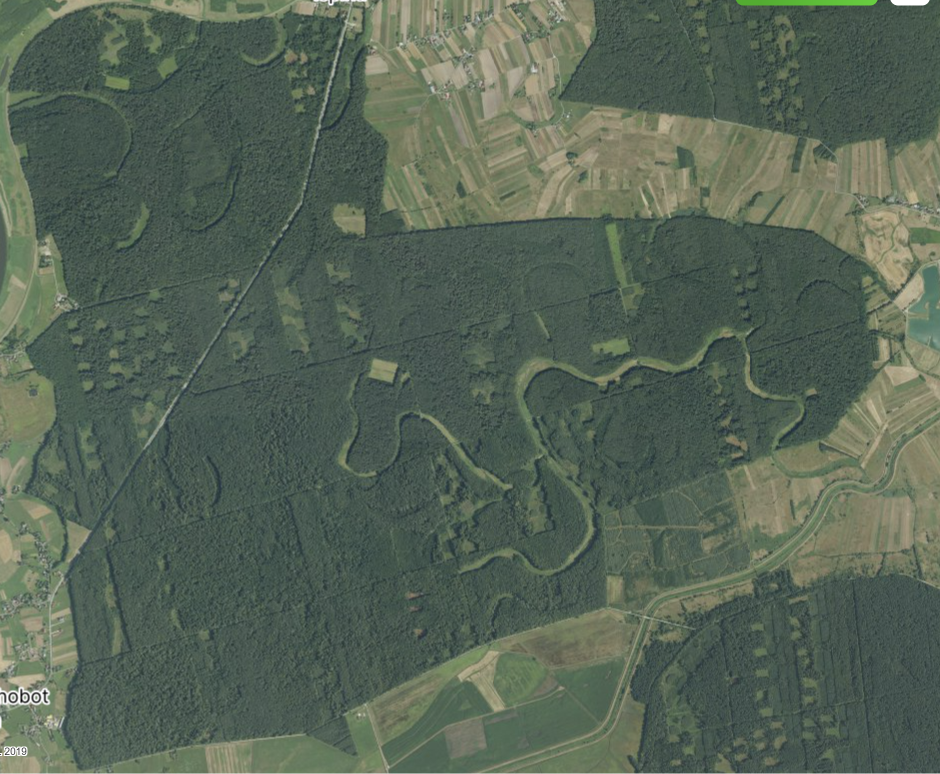
#> input picture map.png, 1880 x 1548 px (shown at 1/2 size)
$ python woodconvertion.py
#> lines starting #> are read from the running program, lines starting #| are printed output that depends on the picture
import numpy as np
from PIL import Image, ImageEnhance

def get_tree_density_grid(image_path, cols, rows, contrast_level=4.0):
#> called with image_path = 'map.png', cols = 475, rows = 400, contrast_level = 4
    img = Image.open(image_path)
#> img is the input picture: PIL image 1880x1548 RGBA; mean R, G, B, A 86.9, 100.6, 86.2, 255

    # NEW: Apply contrast enhancement
    # 1.0 is the original image. Values > 1.0 increase contrast.
    # 3.0 heavily separates the dark trees from the light fields.
    enhancer = ImageEnhance.Contrast(img)
    img = enhancer.enhance(contrast_level)
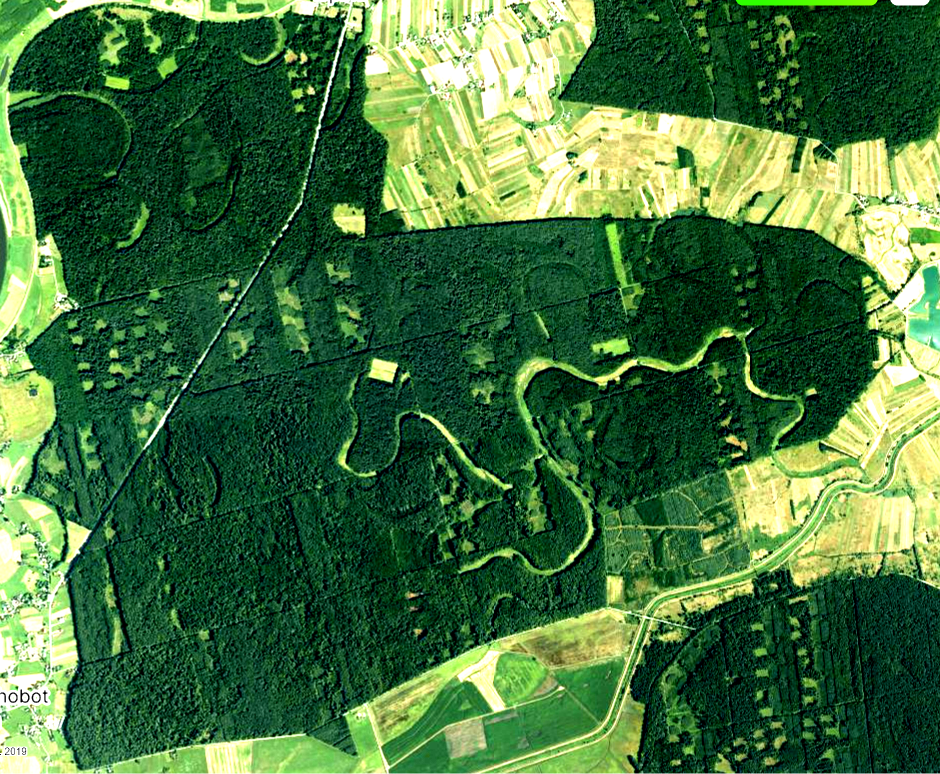
#> img: PIL image 1880x1548 RGBA (shown at 1/2 size); mean R, G, B, A 68.2, 112.8, 61.7, 255

    # 1. Resize image to exactly match your grid size
    img = img.resize((cols, rows))
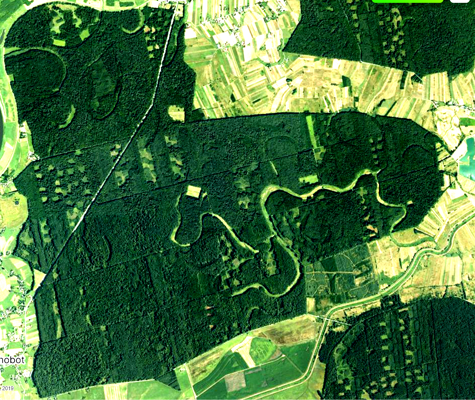
#> img: PIL image 475x400 RGBA; mean R, G, B, A 68.2, 112.7, 61.7, 255

    # 2. Convert to grayscale
    gray_img = img.convert('L')
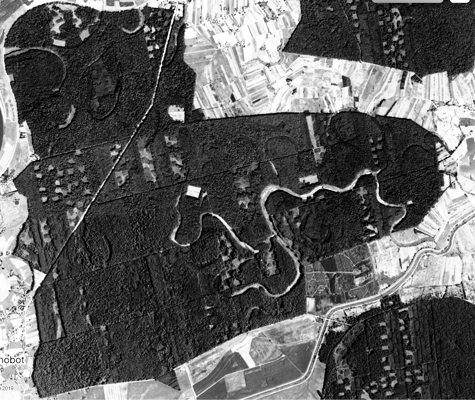
#> gray_img: PIL image 475x400 L; min 0, max 255, mean 93.6

    # 3. Convert to numpy array and transpose to match (cols, rows)
    intensity_matrix = np.array(gray_img).T
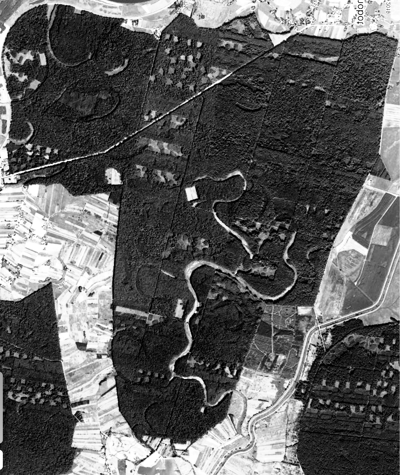
#> intensity_matrix: shape (475, 400); min 0, max 255, mean 93.6

    # 4. Invert intensity for weights and ensure uint8 dtype
    tree_weights = (255 - intensity_matrix).astype(np.uint8)
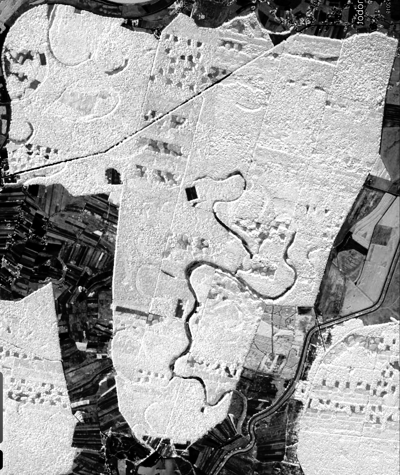
#> tree_weights: shape (475, 400); min 0, max 255, mean 161.4

    return tree_weights

if __name__ == "__main__":
    COLS = int(1900/4)
    ROWS = int(1600/4)

    grid = np.zeros((COLS, ROWS), dtype=np.uint8)
    tree_grid = get_tree_density_grid("map.png", COLS, ROWS)
    t_cols, t_rows = tree_grid.shape
#> t_cols = 475; t_rows = 400

    grid[:t_cols, :t_rows] = grid[:t_cols, :t_rows] + tree_grid
